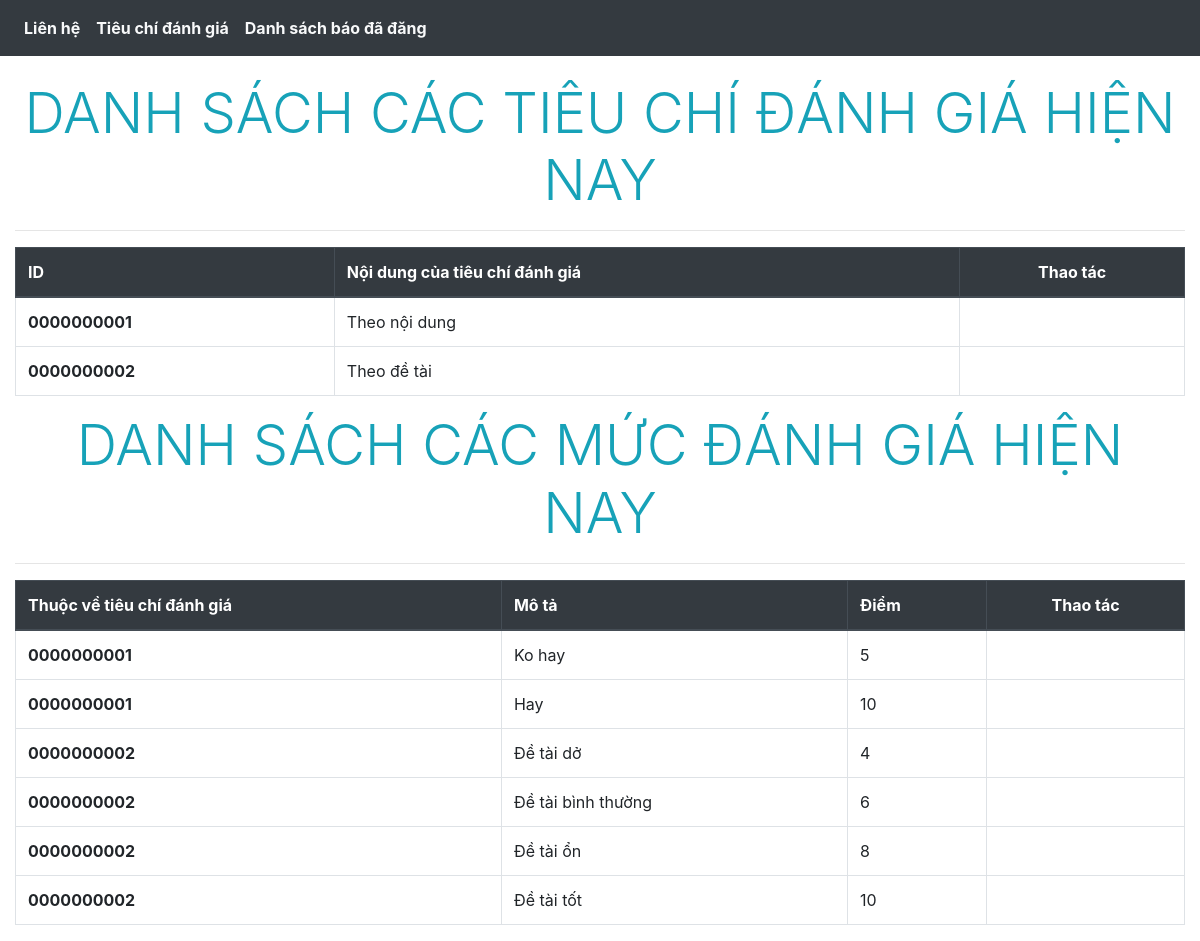
The app's page /Client/criteria.php with its own data.
### tables this page shows
create table criteria(
	criteria_id char(10),
    content varchar(255),
	primary key(criteria_id)
);

create table rating_level(
	criteria_id char(10),
   `description` varchar(255),
    score float,
    unique(criteria_id, score),
    primary key(criteria_id,`description`,score),
    foreign key(criteria_id) references  criteria(criteria_id) ON DELETE CASCADE ON UPDATE CASCADE
);

### Server/criteriaServer.php (called while the page is built, shortened)
<?php
include('userLogin.php');
$select_all_criteria_query = "select * from criteria ";
$select_all_criteria_result = mysqli_query($connect_handle, $select_all_criteria_query);
$select_all_rating_query = "select * from rating_level ";
$select_all_rating_result = mysqli_query($connect_handle, $select_all_rating_query);
?>

### Client/criteria.php (the view, shortened to what this page needs)
<!DOCTYPE html>
<html lang="en-US">
<head>
    <link rel="stylesheet" href="style/login.css">
    <link rel="stylesheet" href="https://maxcdn.bootstrapcdn.com/bootstrap/4.5.2/css/bootstrap.min.css">
    <link rel="stylesheet" href="https://use.fontawesome.com/releases/v5.7.0/css/all.css"
>
</head>
<?php include('../Server/criteriaServer.php'); ?>
<body>
    <div>
        <?php include_once('component/header.php');?>
    </div>
    <div class="container-fluid" style="padding-top: 80px;">
        <div class="display-4 text-center text-info text-uppercase">Danh sách các tiêu chí đánh giá hiện nay</div>
        <hr>
        <table class="table table-bordered">
            <thead class="thead-dark">
                <tr>
                    <th scope="col">ID</th>
                    <th scope="col">Nội dung của tiêu chí đánh giá</th>
                    <th class="text-center" scope="col">Thao tác</th>
                </tr>
            </thead>
            <tbody>
                <?php foreach ($select_all_criteria_result as $criteria){ ?>
                <tr>
                    <td>
                        <?php echo '<strong>'.$criteria['criteria_id'].'</strong>'; ?>
                    </td>
                    <td>
                        <?php echo $criteria['content']; ?>
                    </td>
                    <td class="text-left">
                    </td>
                </tr>
                <?php } ?>
            </tbody>
        </table>
        <div class="display-4 text-center text-info text-uppercase">Danh sách các mức đánh giá hiện nay</div>
        <hr>
        <table class="table table-bordered">
            <thead class="thead-dark">
                <tr>
                    <th scope="col">Thuộc về tiêu chí đánh giá</th>
                    <th scope="col">Mô tả</th>
                    <th scope="col">Điểm</th>
                    <th class="text-center" scope="col">Thao tác</th>
                </tr>
            </thead>
            <tbody>
                <?php foreach ($select_all_rating_result as $rating){ ?>
                <tr>
                    <td>
                        <?php echo '<strong>'.$rating['criteria_id'].'</strong>'; ?>
                    </td>
                    <td>
                        <?php echo $rating['description']; ?>
                    </td>
                    <td>
                        <?php echo $rating['score']; ?>
                    </td>
                    <td class="text-left">
                    </td>
                </tr>
                <?php } ?>
            </tbody>
        </table>
    </div>
</body>
</html>

### records on screen
criteria: criteria_id "0000000001", content "Theo nội dung"
criteria: criteria_id "0000000002", content "Theo đề tài"
rating_level: criteria "0000000001", description "Ko hay", score "5"
rating_level: criteria "0000000001", description "Hay", score "10"
rating_level: criteria "0000000002", description "Đề tài dở", score "4"
rating_level: criteria "0000000002", description "Đề tài bình thường", score "6"
rating_level: criteria "0000000002", description "Đề tài ổn", score "8"
rating_level: criteria "0000000002", description "Đề tài tốt", score "10"
